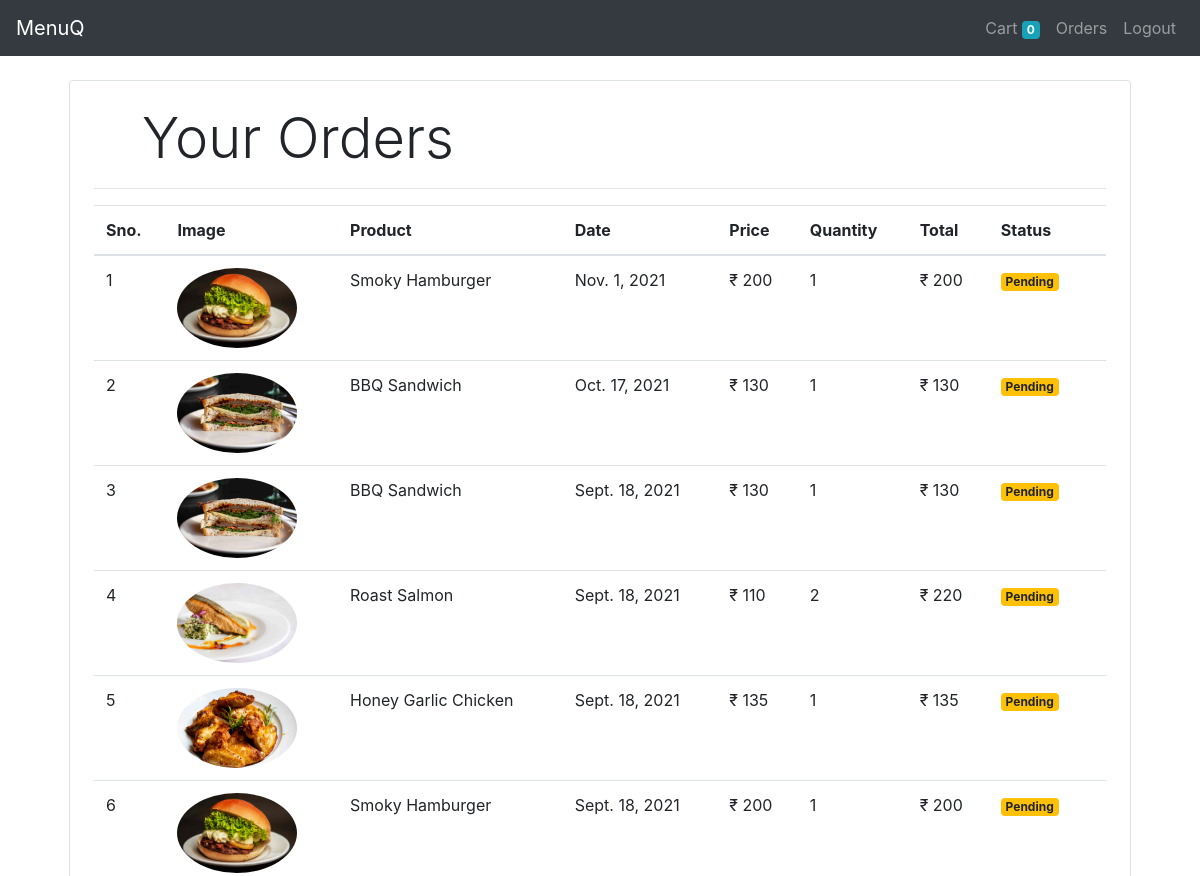
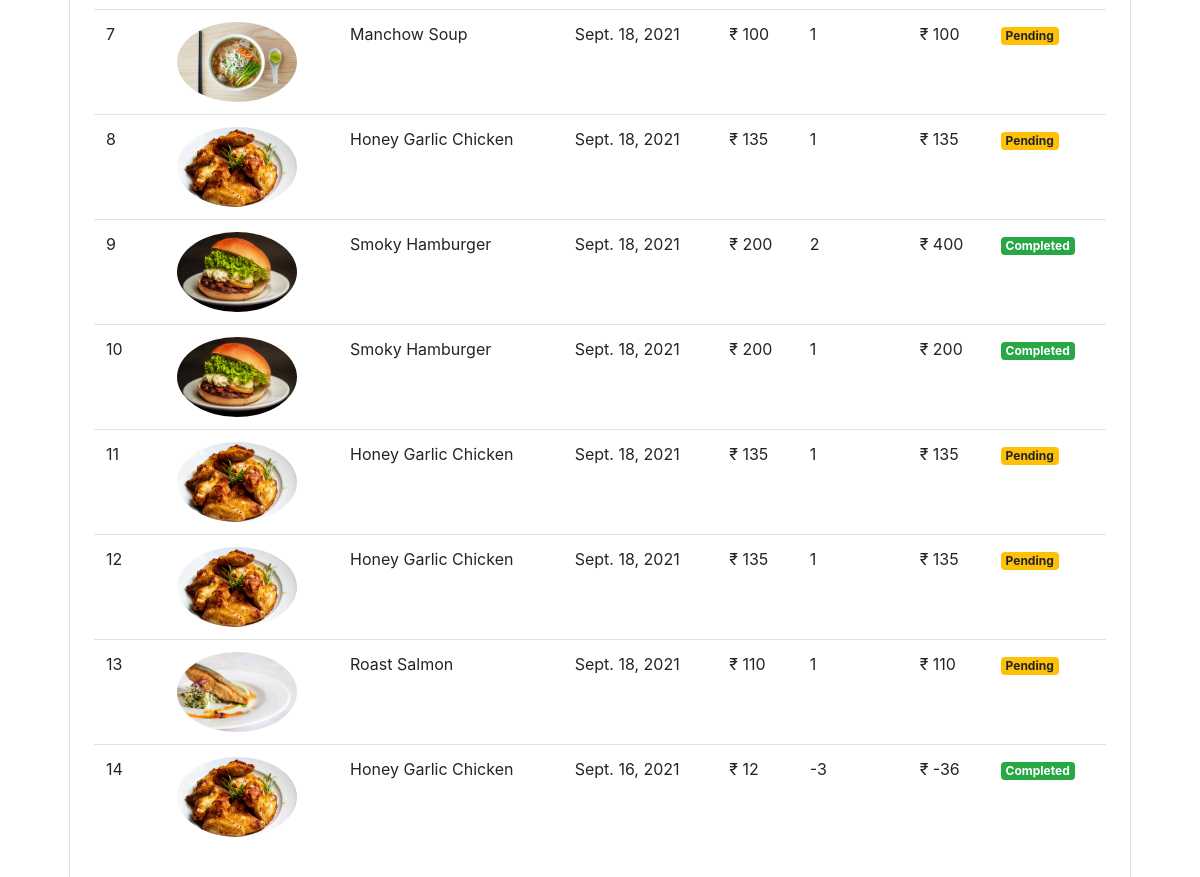
The page /orders/ (signed in) on the database its author committed (2 pictures, top to bottom).
### shop/models/order.py (models this page shows, shortened)
class Order(models.Model):
    product=models.ForeignKey(Product, on_delete=models.CASCADE)
    customer=models.ForeignKey(Customer, on_delete=models.CASCADE)
    quantity=models.IntegerField(default=1)
    price=models.IntegerField()
    date=models.DateField(default=datetime.datetime.today())
    status=models.BooleanField(default=False)
    def __str__(self):
         return str(self.product)
    @staticmethod
    def get_orders_by_customer(customer_id):
        return Order\
            .objects\
            .filter(customer=customer_id)\
            .order_by('-date')

### shop/models/product.py (models this page shows, shortened)
class Product(models.Model):
    name=models.CharField(max_length=200)
    price=models.IntegerField(default=0)
    category= models.ForeignKey(Category,on_delete=models.CASCADE,default=1)
    image=models.ImageField(upload_to="uploads/products/")

### shop/views/orders.py (the view)
# urls.py: path('orders/',OrderView.as_view(),name='orders'),
class OrderView(View):
    def get(self , request ):
        customer = request.session.get('customer')
        orders = Order.get_orders_by_customer(customer)
        print(orders)
        order=orders.reverse()
        return render(request , 'orders.html' , {'orders': orders} )

### shop/templatetags/custom_filter.py (called while the page is built)
@register.filter(name='currency')
def currency(number):
    return "₹ "+str(number)

@register.filter(name='multiply')
def multiply(number , number1):
    return number * number1

### shop/templates/orders.html (shortened to what this page needs)
<!doctype html>
<html lang="en">
  <head>
    <link rel="stylesheet" href="https://maxcdn.bootstrapcdn.com/bootstrap/4.0.0/css/bootstrap.min.css">
  </head>
  <body>
    <nav class="navbar navbar-expand-lg navbar-dark bg-dark">
      <a class="navbar-brand" href="/">MenuQ</a>
      <div class="collapse navbar-collapse" id="navbarSupportedContent">
        <ul class="navbar-nav my-2 my-lg-0">
            {%if request.session.customer%}
          <li class="nav-item">
            <a class="nav-link" href="/cart">Cart
                         <span class="badge badge-info">{{request.session.cart.keys|length}}</span>
                <span class="sr-only">(current)</span></a>
          </li>
          <li class="nav-item">
            <a class="nav-link" href="/orders">Orders<span class="sr-only">(current)</span></a>
          </li>
          <li class="nav-item">
            <a class="nav-link" href="/logout">Logout<span class="sr-only">(current)</span></a>
          </li>
          {% endif %}
        </ul>
      </div>
    </nav>
    {% load cart %}
{% load custom_filter %}
    <div class="container">
        <div class="border rounded p-4 m-4">
             <p class="display-4 pl-4 ml-4">Your Orders</p>
             <hr>
             <table class="table">
                 <thead>
                     <tr>
                         <th>Sno.</th>
                         <th>Image</th>
                         <th>Product</th>
                         <th>Date</th>
                         <th>Price</th>
                         <th>Quantity</th>
                         <th>Total</th>
                         <th>Status</th>
                     </tr>
                 </thead>
                 <tbody>
                     {% for order in orders %}
                     <tr>
                         <td>{{forloop.counter}}</td>
                         <td><img style="height: 80px;" class="rounded-circle" src="{{order.product.image.url}}" alt=""></td>
                         <td>{{order.product.name}}</td>
                         <td>{{order.date}}</td>
                         <td>{{order.price|currency}}</td>
                         <td>{{order.quantity}}</td>
                         <td>{{order.quantity|multiply:order.price|currency}}</td>
                         {% if order.status %}
                         <td><small class="badge badge-success">Completed</small></td>
                         {%else%}
                         <td><small class="badge badge-warning">Pending</small></td>
                         {% endif %}
                     </tr>
                     {% endfor %}
                 </tbody>
             </table>
        </div>
     </div>
  </body>
</html>

### rows shown on the page
Order: product.image (picture), product.name "Smoky Hamburger", date "Nov. 1, 2021", price "₹ 200", quantity "1", quantity|multiply "₹ 200", status "Pending"
Order: product.image (picture), product.name "BBQ Sandwich", date "Oct. 17, 2021", price "₹ 130", quantity "1", quantity|multiply "₹ 130", status "Pending"
Order: product.image (picture), product.name "BBQ Sandwich", date "Sept. 18, 2021", price "₹ 130", quantity "1", quantity|multiply "₹ 130", status "Pending"
Order: product.image (picture), product.name "Roast Salmon", date "Sept. 18, 2021", price "₹ 110", quantity "2", quantity|multiply "₹ 220", status "Pending"
Order: product.image (picture), product.name "Honey Garlic Chicken", date "Sept. 18, 2021", price "₹ 135", quantity "1", quantity|multiply "₹ 135", status "Pending"
Order: product.image (picture), product.name "Smoky Hamburger", date "Sept. 18, 2021", price "₹ 200", quantity "1", quantity|multiply "₹ 200", status "Pending"
Order: product.image (picture), product.name "Manchow Soup", date "Sept. 18, 2021", price "₹ 100", quantity "1", quantity|multiply "₹ 100", status "Pending"
Order: product.image (picture), product.name "Honey Garlic Chicken", date "Sept. 18, 2021", price "₹ 135", quantity "1", quantity|multiply "₹ 135", status "Pending"
Order: product.image (picture), product.name "Smoky Hamburger", date "Sept. 18, 2021", price "₹ 200", quantity "2", quantity|multiply "₹ 400", status "Completed"
Order: product.image (picture), product.name "Smoky Hamburger", date "Sept. 18, 2021", price "₹ 200", quantity "1", quantity|multiply "₹ 200", status "Completed"
Order: product.image (picture), product.name "Honey Garlic Chicken", date "Sept. 18, 2021", price "₹ 135", quantity "1", quantity|multiply "₹ 135", status "Pending"
Order: product.image (picture), product.name "Honey Garlic Chicken", date "Sept. 18, 2021", price "₹ 135", quantity "1", quantity|multiply "₹ 135", status "Pending"
Order: product.image (picture), product.name "Roast Salmon", date "Sept. 18, 2021", price "₹ 110", quantity "1", quantity|multiply "₹ 110", status "Pending"
Order: product.image (picture), product.name "Honey Garlic Chicken", date "Sept. 16, 2021", price "₹ 12", quantity "-3", quantity|multiply "₹ -36", status "Completed"

### other values the page prints
{{ request.session.cart.keys|length }} "0"
